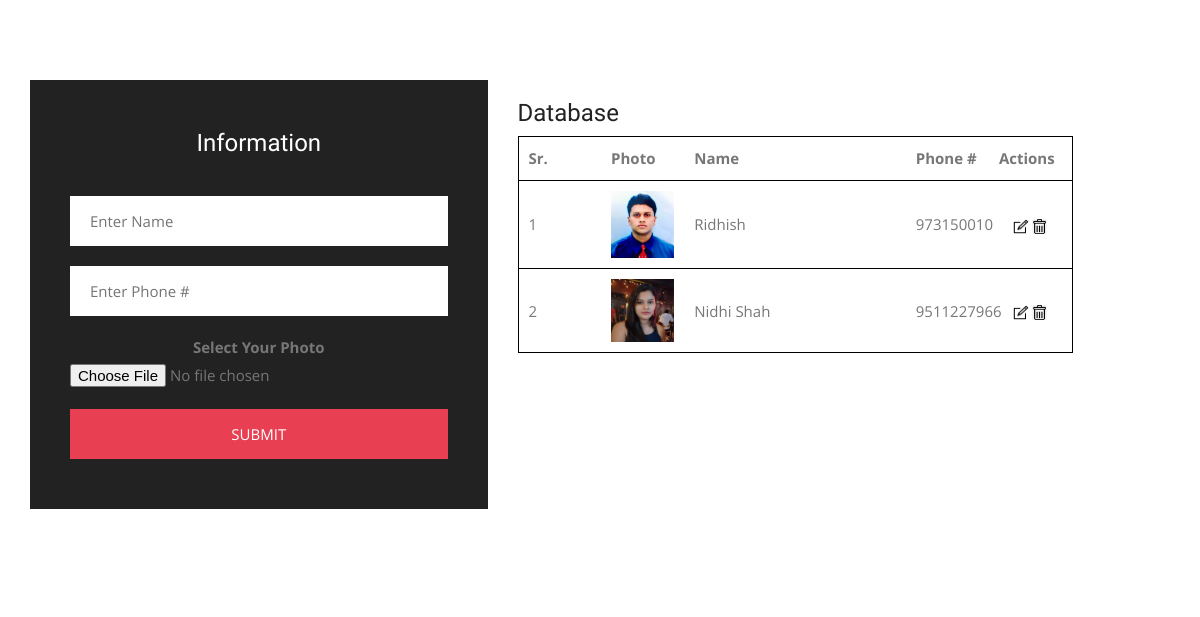
Before: / with the older database file.
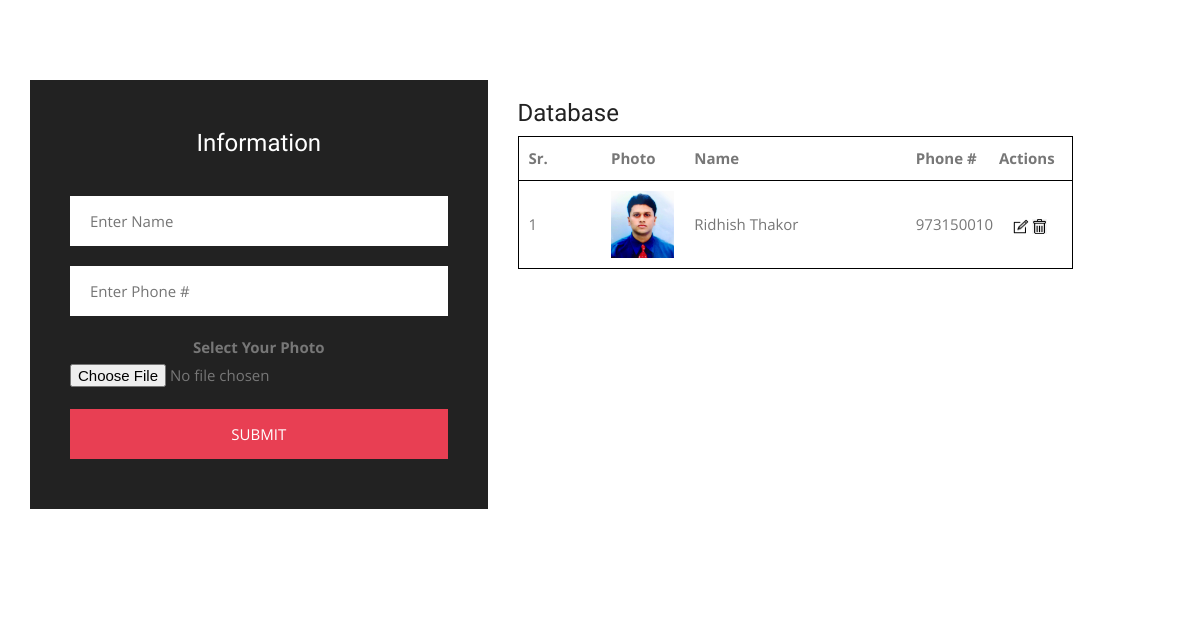
After: the same page with the newer database file.
### app.py (models this page shows)
class Students(db.Model):
    id = db.Column(db.Integer, primary_key=True)
    name = db.Column(db.String(100))
    phone = db.Column(db.Integer)
    pic = db.Column(db.String)

### app.py (the view, shortened to what this page needs)
@app.route('/', methods=["GET","POST"])
def index():
    fetch=Students.query.all()
    return render_template("index.html", getinfo=fetch)

### templates/index.html (shortened to what this page needs)
<!DOCTYPE html>
<html lang="en">
<head>
<link rel="stylesheet" type="text/css" href="static/css/main.css">
</head>
<body>
<div data-scroll-index='1'  style="width:100%;float:left;">
<div class="gm_offer_wrapper gm_toppadder80 gm_bottompadder80">
	<div class="container">
		<div class="row">
				<div class="col-lg-5 col-md-5 col-sm-6 col-xs-12">
					<div class="gm_bnr_form">
						<h3>Information</h3>
						<form method="post" enctype="multipart/form-data">
							<input type="text" placeholder="Enter Name" name="name" class="require">
							<input type="text" placeholder="Enter Phone #" name="phone" class="require"><br>
							<label>Select Your Photo</label><input type="file" placeholder="Enter Phone #" name="pic" class="require"><br>
							<button type="submit" class="gm_btn submitForm" data-form-type="inquiry">Submit</button>
						</form>
					</div>
				</div>
                <div class="col-lg-6 col-md-6 col-sm-6 col-xs-6">
					<div>
						<h3>Database</h3>
                        <table cellpadding="10" cellspacing="10" width="100%" style="table-layout: fixed; border:#000 1px solid;">
                            <tr><th style="padding: 10px; border-bottom: #000 1px solid;">Sr.</th>
								<th style="padding: 10px; border-bottom: #000 1px solid;">Photo</th>
								<th style="padding: 10px; border-bottom: #000 1px solid;" width="40%">Name</th>
								<th style="padding: 10px; border-bottom: #000 1px solid;">Phone # </th>
								<th style="padding: 10px; border-bottom: #000 1px solid;">Actions</th></tr>
                            {% for i in getinfo %}
                            <tr><td style="padding: 10px; border-bottom: #000 1px solid;">{{loop.index}}</td>
								<td style="padding: 10px; border-bottom: #000 1px solid;"><img src="{{i['pic']}}" ></td>
								<td style="padding: 10px; border-bottom: #000 1px solid;" width="40%">{{i["name"]}}</td>
								<td style="padding: 10px; border-bottom: #000 1px solid;">{{i["phone"]}}</td>
								<td style="padding: 10px; text-align: center; border-bottom: #000 1px solid;"><a href="/update?id={{i['id']}}"><img src="static/images/actions/edit.png" alt="Edit" width="25%" height="auto"></a>&nbsp;<a href="/delete/{{i['id']}}"><img src="static/images/actions/del.png" alt="Delete" width="24%" height="auto"></a></td></tr>
                            {% endfor %}
                        </table>
					</div>
				</div>
		</div>
	</div>
</div>
</div>
</body>
</html>

### static/css/style.css (style rules this page uses)
body { font-family: 'Open Sans', sans-serif; font-size: 15px; line-height: 1.5; color: #777777; background-color:#ffffff; -webkit-font-smoothing: antialiased; }
a { color: #777777; text-decoration: none; }
h1, h2, h3, h4, h5, h6, .h1, .h2, .h3, .h4, .h5, .h6 { font-family: 'Roboto', sans-serif; font-weight: 400; line-height: 1.1; color: #222222; }
img { max-width: 100%; }
input { outline: none; border-radius:0px; }
.gm_toppadder80 { padding-top:80px; }
.gm_bottompadder80 { padding-bottom:80px; }
.gm_btn { display:inline-block; height:50px; line-height: 48px; padding:0px 20px; min-width:150px; background-color:#e83f53; color:#ffffff; text-transform:uppercase; border:1px solid #e83f53; text-align:center; -webkit-transition: all 0.3s; -moz-transition: all 0.3s; -ms-transition: all 0.3s; -o-transition: all 0.3s; transition: all 0.3s; }
.gm_offer_wrapper { float:left; width:100%; background-color:#ffffff; }
.gm_bnr_form { float:left; width:100%; padding:50px 40px; text-align:center; background-color:#222222; }
.gm_bnr_form form { float:left; width:100%; }
.gm_bnr_form h3 { float: left; width: 100%; text-transform: capitalize; color: #ffffff; margin: 0px 0px 40px 0px; }
.gm_bnr_form input[type="text"], .gm_bnr_form select { float:left; width:100%; height:50px; padding:0px 20px; background-color:#ffffff; margin-bottom:20px; border:none; }
.gm_bnr_form .gm_btn { width:100%; }

Changed rows visible on the page:
removed Students: pic (picture), name "Nidhi Shah", phone "9511227966"
changed Students: name "Ridhish" → "Ridhish Thakor"
